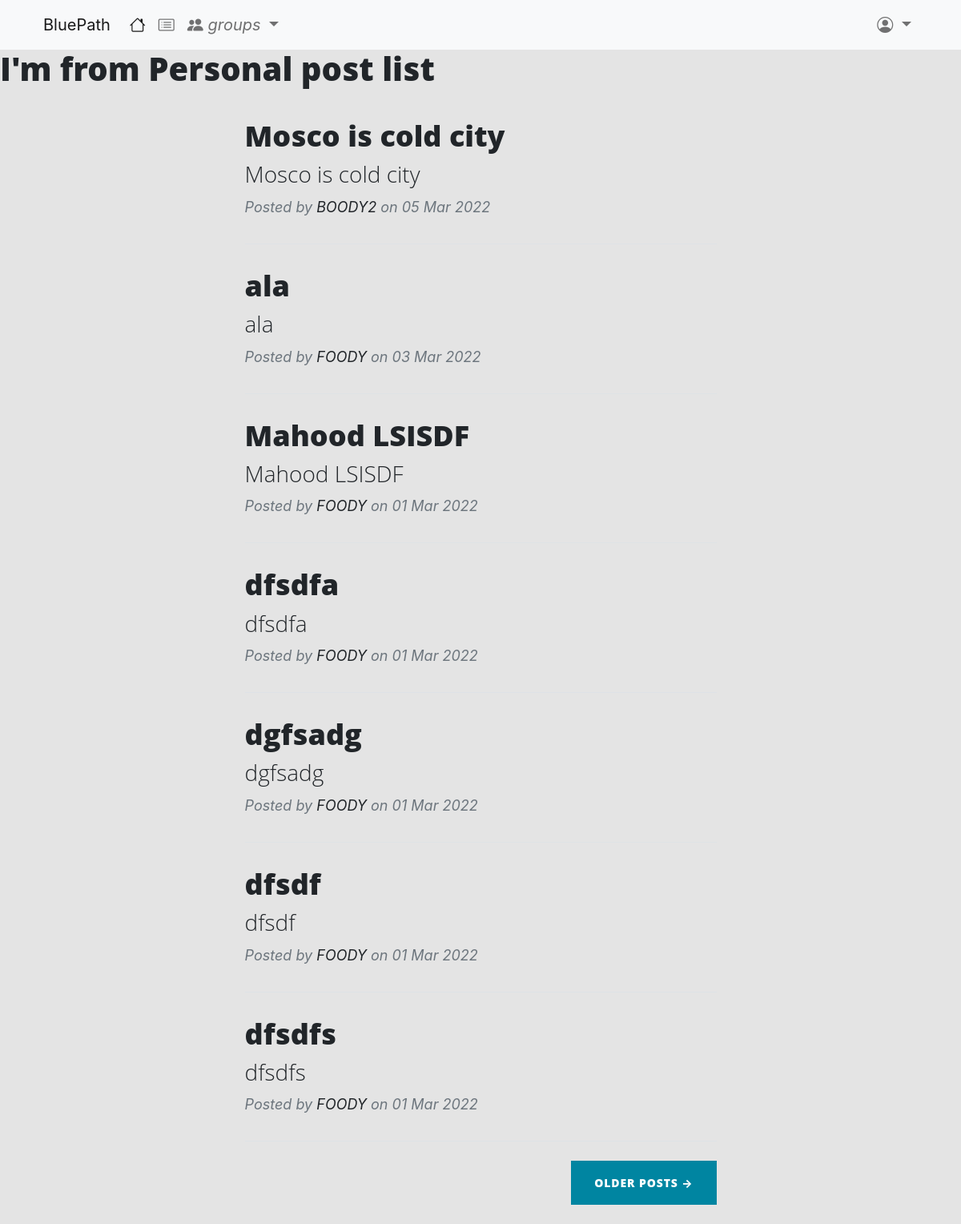
/posts/personalpost/, run on an earlier commit of the app's database.
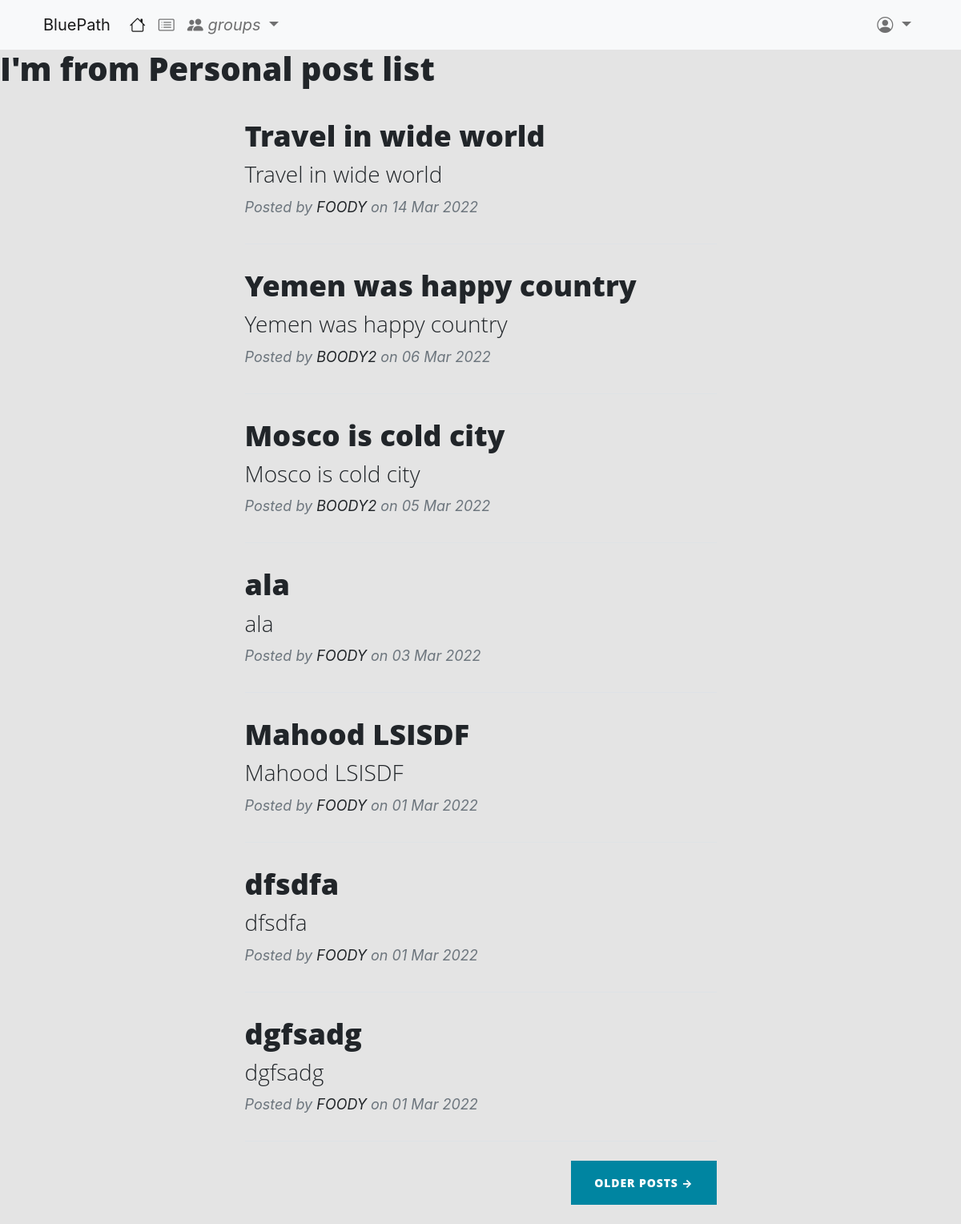
And on a later commit of the database.
### posts/models.py (models this page shows, shortened)
class PersonalPost(models.Model):
    author = models.ForeignKey(User, related_name='personalposts', on_delete=models.CASCADE)
    title = models.CharField(max_length=200)
    text = models.TextField()
    create_date = models.DateTimeField(default=timezone.now)
    class Meta():
        ordering = ['-create_date']

### posts/views.py (the view)
# urls.py: path('personalpost/', views.PorsonalPostList.as_view(), name='personalpost'),
class PorsonalPostList(generic.ListView):
    model = models.PersonalPost
    def get_queryset(self):
        return models.PersonalPost.objects.filter(create_date__lte= timezone.now()).order_by('-create_date')

### posts/templates/posts/personalpost_list.html (shortened to what this page needs)
<!DOCTYPE html>
{% extends 'posts/post_base.html' %}
{% load bootstrap5 %}
{% block body_blcok %}
<h1>I'm from Personal post list</h1>
<div class="centerstage">
    <div class="container px-4 px-lg-5">
        <div class="row gx-4 gx-lg-5 justify-content-center">
            <div class="col-md-10 col-lg-8 col-xl-7">
                {% for post in personalpost_list %}
                <div class="post-preview">
                    <a href="{% url 'posts:post_detail' pk=post.pk %}">
                        <h2 class="post-title">{{post.title}}</h2>
                        <h3 class="post-subtitle">{{post.title}}</h3>
                    </a>
                    <p class="post-meta">
                        Posted by
                        <a href="#!">{{post.author}}</a>
                        on {{post.create_date|date:'d M Y'}}
                    </p>
                </div>
                <hr class="my-4" />
            {% endfor %}
                <div class="d-flex justify-content-end mb-4"><a class="btn btn-primary text-uppercase" href="#!">Older Posts →</a></div>
            </div>
        </div>
    </div>
{% endblock %}

### posts/templates/posts/post_base.html (shortened to what this page needs)
{% extends 'base.html' %}

### templates/base.html (shortened to what this page needs)
<!DOCTYPE html>
{% load bootstrap5 %}
{% load static %}
<html lang="en">
<head>
    {% bootstrap_css %}
    <link rel="stylesheet" href="https://cdn.jsdelivr.net/npm/bootstrap-icons@1.8.1/font/bootstrap-icons.css">
    <link rel="stylesheet" href="{% static 'simplesocial/css/master.css' %}">
    <link rel="stylesheet" href="{% static 'simplesocial/css/myedit.css' %}">
</head>
<body>
    <nav class="navbar navbar-expand-lg navbar-light bg-light ">
        <div class="container">
          <a class="navbar-brand" href="#">BluePath</a>
          <div class="collapse navbar-collapse" id="navbarNavDropdown">
            {% if user.is_authenticated %}
            <ul class="navbar-nav">
              <li class="nav-item">
                <a class="nav-link active" aria-current="page" href="{% url 'home' %}"><i class="bi bi-house"></i></a>
              </li>
              <li class="nav-item">
                <a class="nav-link" href="{% url 'posts:createpost' %}"><i class="bi bi-pencil-square"></i></a>
              </li>
              <li class="nav-item">
                <a class="nav-link" href="{% url 'posts:personalpost' %}"><i class="bi bi-card-list"></i></a>
              </li>
              <li class="nav-item dropdown">
                <a class="nav-link dropdown-toggle" href="#" id="navbarDropdownMenuLink" role="button" data-bs-toggle="dropdown" aria-expanded="false">
                    <i class="bi bi-people-fill"> groups</i>
                </a>
                <ul class="dropdown-menu" aria-labelledby="navbarDropdownMenuLink">
                  <li><a class="dropdown-item" href="{% url 'posts:create' %}">Create Group</a></li>
                  <li><a class="dropdown-item" href="{% url 'groups:all' %}">Groups</a></li>
                  <li><a class="dropdown-item" href="{% url 'groups:create' %}">Add Post Group</a></li>
                </ul>
              </li>
            </ul>
            <ul class='nav navbar-nav navbar-right ms-auto ' >
              <li class="nav-item">
              <a class="nav-link" href="{% url 'accounts:logout' %}"><i class="bi bi-box-arrow-left"></i></a>
            </li>
            </ul>
            {% else %}
            <ul class="navbar-nav">
              <li class="nav-item">
                <a class="nav-link active" aria-current="page" href="{% url 'home' %}"><i class="bi bi-house"></i></a>
              </li>
              <li class="nav-item">
                <a class="nav-link" href="{% url 'posts:personalpost' %}"><i class="bi bi-card-list"></i></a>
              </li>
              <li class="nav-item dropdown">
                <a class="nav-link dropdown-toggle" href="#" id="navbarDropdownMenuLink" role="button" data-bs-toggle="dropdown" aria-expanded="false">
                    <i class="bi bi-people-fill"> groups</i>
                </a>
              </li>
            </ul>
            <ul class='nav navbar-nav navbar-right ms-auto ' >
              <li class="nav-item dropdown">
                  <a class="nav-link dropdown-toggle" href="#" id="navbarDropdownMenuLink" role="button" data-bs-toggle="dropdown" aria-expanded="false">
                      <i class="bi bi-person-circle"></i>
                  </a>
              </li>
          </ul>
            {% endif %}
          </div>
        </div>
      </nav>
    {% block body_blcok %}
    {% endblock %}
</body>
</html>

What changed in the data, as far as the page shows it:
removed PersonalPost: title "dfsdf", author "FOODY", create_date "01 Mar 2022"
removed PersonalPost: title "dfsdfs", author "FOODY", create_date "01 Mar 2022"
added PersonalPost: title "Travel in wide world", author "FOODY", create_date "14 Mar 2022"
added PersonalPost: title "Yemen was happy country", author "BOODY2", create_date "06 Mar 2022"
